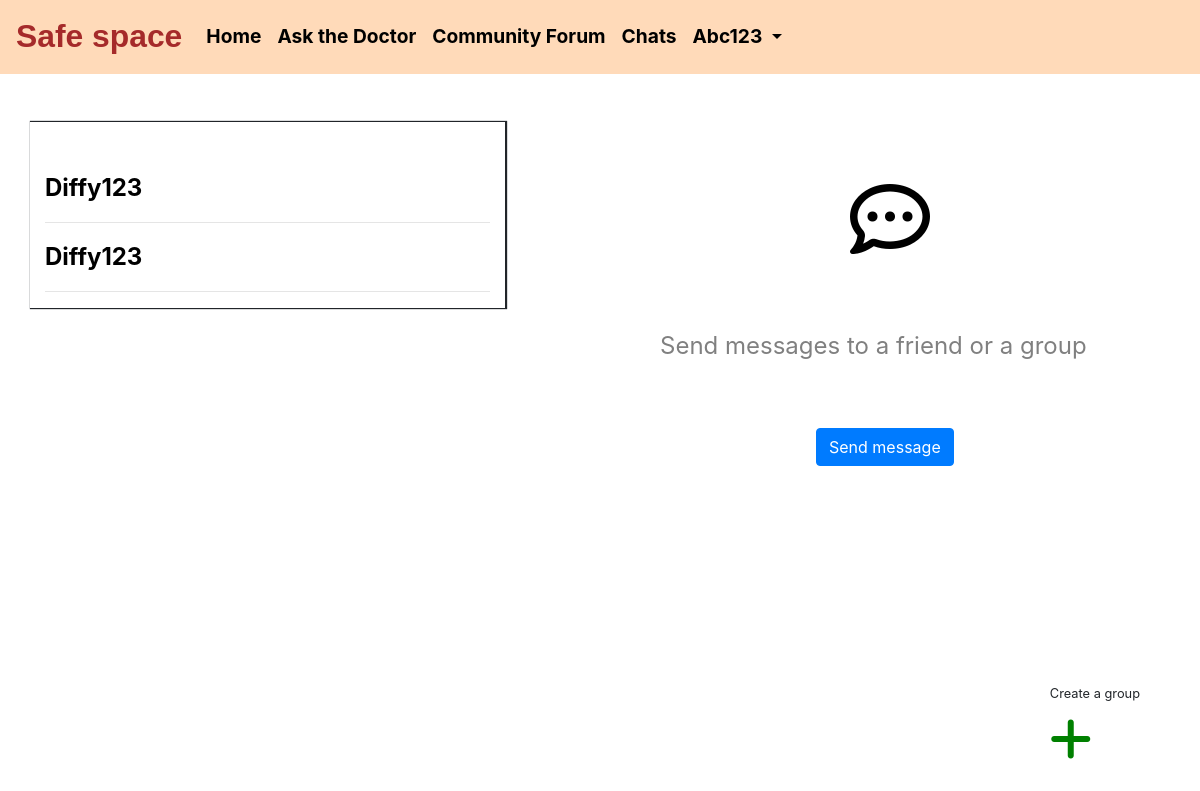
The page /private_chats/Abc123/ (signed in) on the database as committed earlier.
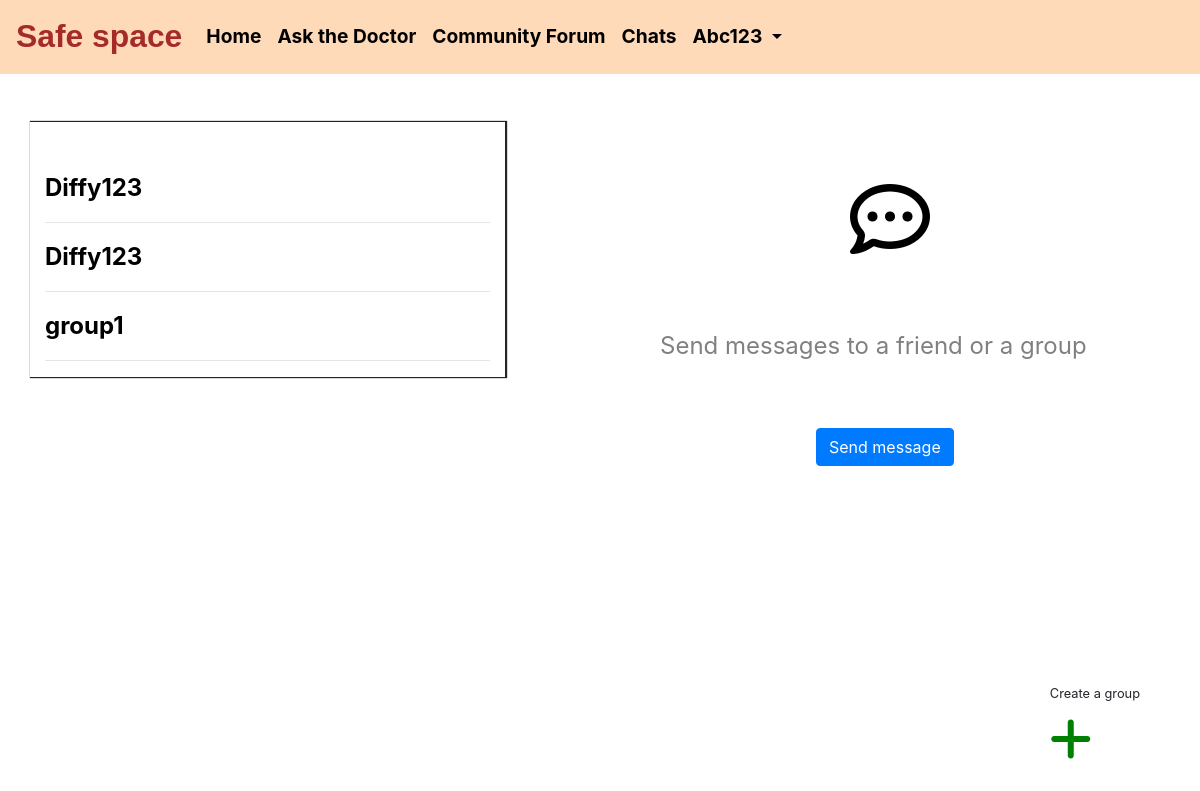
The same page on the database as committed later.
### private_chats/models.py (models this page shows, shortened)
class PersonalMessages(models.Model):
	class Meta:
		verbose_name_plural="Personal messages"
	id=models.AutoField(primary_key=True,unique=True)
	msg_sender=models.ForeignKey(Profile,on_delete=models.CASCADE,related_name="msg_sender",blank=True,null=True)
	msg_receiver=models.ForeignKey(Profile,on_delete=models.CASCADE,related_name="msg_receiver",blank=True,null=True)
	message=models.TextField(max_length=2000)
	msg_sent_time=models.DateTimeField(auto_now_add=True)

class Group(models.Model):
	id=models.AutoField(primary_key=True,unique=True)
	name=models.CharField(max_length=50)
	admin=models.ForeignKey(Profile,on_delete=models.CASCADE,related_name="grouproom",blank=True,null=True)
	members=models.ManyToManyField(Profile,related_name='group_members')

### accounts/models.py (models this page shows, shortened)
class Profile(models.Model):
    user = models.OneToOneField(CustomUser, on_delete=models.CASCADE,null=True)
    user_name=models.CharField(max_length=200,blank=True)
    first_name=models.CharField(max_length=100,blank=True)
    last_name=models.CharField(max_length=100,blank=True)
    email_id=models.EmailField(blank=True,null=True)
    reason = models.TextField(max_length=500, blank=True)
    location = models.CharField(max_length=30, blank=True)
    date_of_birth = models.DateField(null=True, blank=True)
    date_of_joining=models.DateTimeField(auto_now_add=True)
    superuser=models.BooleanField(default=True)
    objects=CustomUserManager()

### private_chats/views.py (the view)
# urls.py: path('<str:username>/',views.chat_room,name="chatroom"),
@login_required
def chat_room(request,*args, **kwargs):
    user=get_object_or_404(Profile,user_name=kwargs['username'])
    contacts=PersonalMessages.objects.filter(msg_sender=request.user.profile.id)
    msgs_received=PersonalMessages.objects.filter(msg_receiver=request.user.profile.id)
    my_groups=Group.objects.filter(admin=request.user.profile.id)
    groups=Group.objects.filter(members=request.user.profile.id)
    context={
        'user':user,
        'contacts':contacts,
        'my_groups':my_groups,
        'groups':groups,
        'msgs_received':msgs_received
    }
    return render(request, "private_chats/private_chatroom.html",context)

### private_chats/templates/private_chats/private_chatroom.html (shortened to what this page needs)
{% extends 'Ask_the_doctor/base.html' %}
{% block content %}
<br><br>
<div class="container">
	<div class="row">
			<div class="col-lg-5 col-md-5 col-xs-6"  style="box-shadow:
			 1px 0px 1px 1px;">
				<br><br>
				{% for contact in contacts %}
					{% if contact not in msgs_received%}
					{%ifchanged contact.msg_receiver%}
					<a class="conts" href="/private_chats/{{contact.msg_sender.id}}/chat/{{contact.msg_receiver.id}}/"><p>{{contact.msg_receiver.user_name}}</p>
						<hr></a>
					{%endifchanged%}
					{%endif%}
				{% endfor %}
				{% for mesg in msgs_received %}
				{%ifchanged mesg.msg_receiver%}
				<a class="conts" href="/private_chats/{{user.id}}/chat/{{mesg.msg_sender.id}}/"><p>
				{{mesg.msg_sender.user_name}}</p></a><hr>
				{% endifchanged %}
			{% endfor %}
				{%for grp in my_groups %}
					<a class="conts"href="/private_chats/{{user.user_name}}/groupchat/{{grp.id}}/">{{grp.name}}</a><br><hr>
				{% endfor %}
			</div>
			<div class="col-lg-6 col-md-6 col-xs-12 offset-lg-6" id="Box">
				<div class="col-lg-6 col-md-6 col-xs-12 offset-lg-4">
					<span style="font-size: 5rem;color:black;"><i class="far fa-comment-dots"></i></span><br><br><br>
				</div>
				<div class="col-lg-12 col-md-12">
					<p style="color: grey;font-size: 1.5rem;">Send messages to a friend or a group</p><br><br>
					<a href="/private_chats/{{user.user_name}}/new/" class="btn btn-primary" style="position: absolute;left: 30%" onclick="on()" >Send message</a>
				</div>
			</div>
	</div>
</div>
<div class="addButton">
	<small>Create a group</small><br>
	<a href="/private_chats/{{user.user_name}}/create_group/" class="newGroup"><i class="fa fa-plus" aria-hidden="true"></i></a>
</div>
{% endblock %}

Rows that differ between the two databases and show on the page:
added Group: name "group1"
